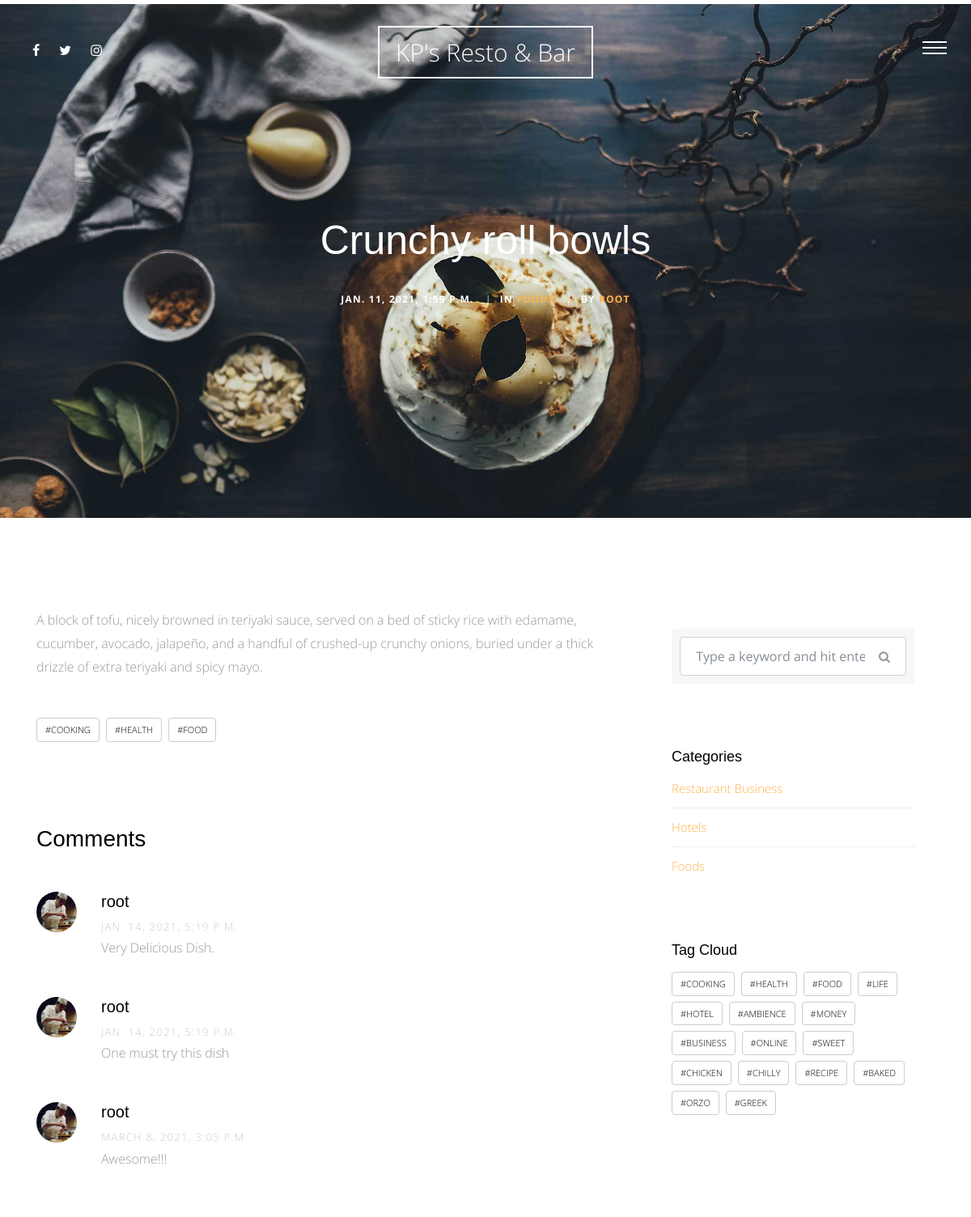
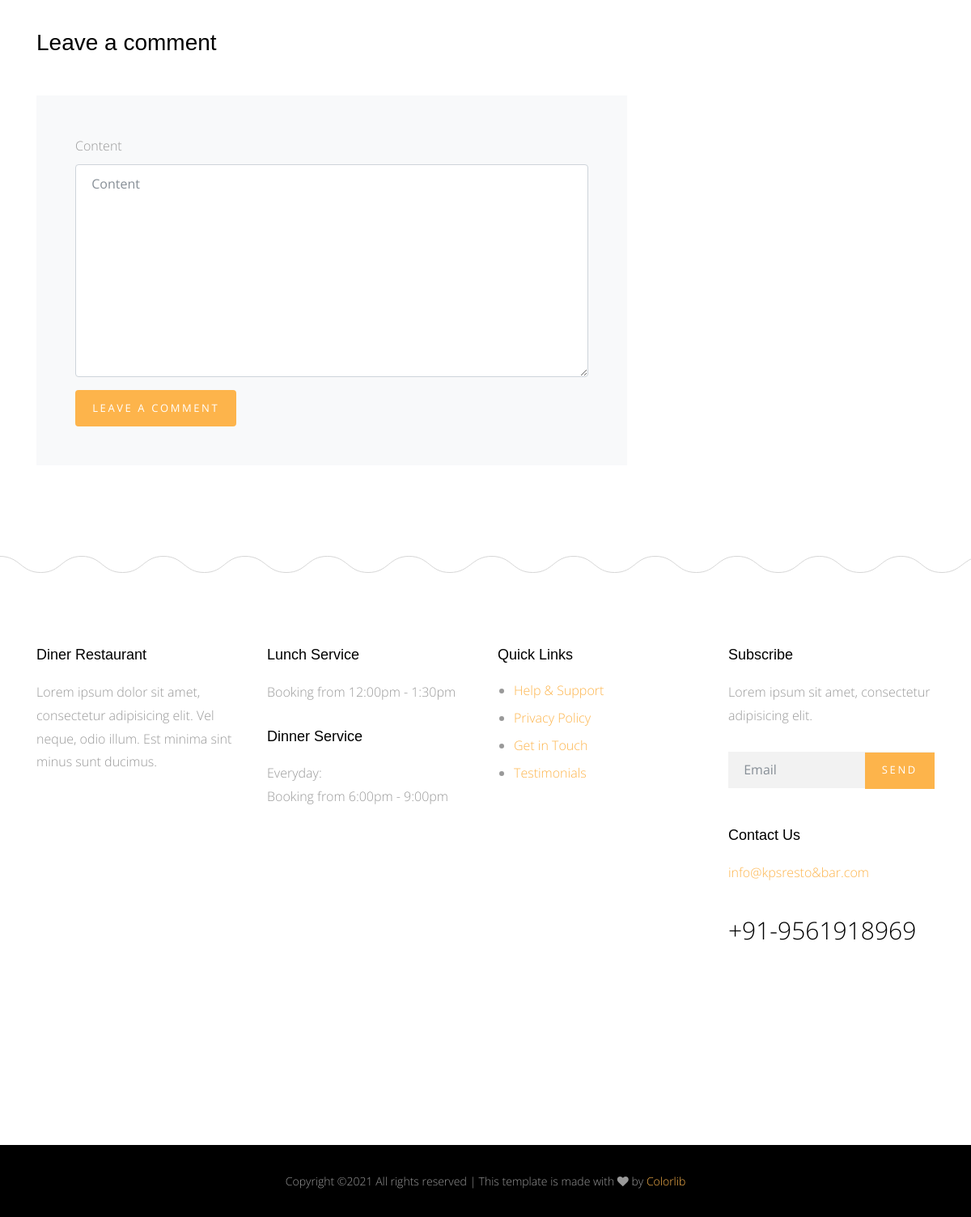
Page /blog/3 on the committed database (2 pictures, top to bottom).
### blog/models.py (models this page shows, shortened)
class Post(models.Model):
    title=models.CharField(max_length=50)
    content=models.TextField()
    author=models.ForeignKey(User , on_delete=models.CASCADE)
    image=models.ImageField(upload_to='blog/',blank=True,null=True)
    tags=TaggableManager(blank=True)
    category=models.ForeignKey('Category' ,null=True, on_delete=models.SET_NULL)
    created=models.DateTimeField(default=timezone.now)
    def __str__(self):
        return self.title

class Category(models.Model):
    category_name=models.CharField(max_length=50)
    class Meta:
        verbose_name='category'
        verbose_name_plural='categories'
    def __str__(self):
        return self.category_name

class Comment(models.Model):
    user = models.ForeignKey(User , on_delete=models.CASCADE)
    post = models.ForeignKey(Post , on_delete=models.CASCADE)
    content = models.TextField()
    created = models.DateTimeField(default=timezone.now)

### blog/views.py (the view, shortened to what this page needs)
# urls.py: path('<int:id>',views.post_detail,name="post_detail"),
def post_detail(request,id):
    post_detail=Post.objects.get(id=id)
    categories=Category.objects.all()
    all_tags= Tag.objects.all()
    comments=Comment.objects.filter(post=post_detail)
    comment_form=CommentForm()
    context={
        'post_detail':post_detail,
        'categories':categories,
        'all_tags':all_tags,
        'comments':comments,
        'comment_form':comment_form,
    }
    return render(request,"blog/post_detail.html",context)

### blog/forms.py
class CommentForm(forms.ModelForm):
    class Meta:
        model=Comment
        fields=['content']

### blog/templates/blog/post_detail.html (shortened to what this page needs)
{% extends 'base.html' %}
{% load static %}
{% load bootstrap4 %}
{% block body %}
<div class="main-wrap">
        <div class="cover_1 cover_sm">
          <div class="img_bg" style="background-image:url({% static 'site_static/img/slider-1.jpg' %})" data-stellar-background-ratio="0.5">
            <div class="container">
              <div class="row align-items-center justify-content-center">
                <div class="col-md-7 text-center" data-aos="fade-up">
                  <h2 class="heading mb-4">{{post_detail}}</h2>
                  <div class="post-info">
                    <div class="date-info">{{post_detail.created}}</div>
                    <div class="category-info"><span class="seperator">|</span>In <a href="#" data-title="View all posts in Lifestyle" title="View all posts in Lifestyle">{{post_detail.category}}</a></div>
                    <div class="author-info"><span class="seperator">|</span>By <a href="#">{{post_detail.author}}</a></div>
                  </div>
                </div>
              </div>
            </div>
          </div>
        </div>
       <div class="section">
          <div class="container">
            <div class="row">
              <div class="col-md-8">
                <p>{{post_detail.content}}</p>
                <div class="tag-widget post-tag-container mb-5 mt-5">
                  <div class="tagcloud">
                  {% for tag in post_detail.tags.all %}
                        <a href="{% url 'blog:post_by_tag' tag %}" class="tag-cloud-link">#{{tag}}</a>
                    {% endfor %}
                  </div>
                </div>
                <div class="pt-5 mt-5">
                  <h3 class="mb-5"> Comments</h3>
                  <ul class="comment-list">
                      {% for comment in comments %}
                      <li class="comment">
                        <div class="vcard bio">
                          <img src="{% static 'site_static/img/person_1.jpg' %}" alt="Image placeholder">
                        </div>
                        <div class="comment-body">
                          <h3>{{comment.user}}</h3>
                          <div class="meta">{{comment.created}}</div>
                          <p>{{comment.content}}</p>
                        </div>
                      </li>
                      {% endfor %}
                  </ul>
                  <div class="comment-form-wrap pt-5">
                    <h3 class="mb-5">Leave a comment</h3>
                    <form method="POST" class="p-5 bg-light">
                    {% bootstrap_form comment_form %}
                    {% buttons %}
                    <button type="submit" class="btn btn-primary">Leave A Comment</button>
                    {% endbuttons %}
                    </form>
                  </div>
                </div>
              </div>
              <div class="col-md-4 sidebar">
                <div class="sidebar-box">
                  <form action="{% url 'blog:post_list' %}" method="GET" class="search-form">
                    <div class="form-group">
                      <span class="icon fa fa-search"></span>
                      <input type="text" class="form-control" name='q' value="{{request.GET.q}}" placeholder="Type a keyword and hit enter">
                    </div>
                  </form>
                </div>
                <div class="sidebar-box">
                  <div class="categories">
                    <h3>Categories</h3>
                    {% for category in categories %}
                    <li><a href="#">{{category}}</a></li>
                    {% endfor %}
                  </div>
                </div>
                <div class="sidebar-box">
                  <h3>Tag Cloud</h3>
                  <div class="tagcloud">
                  {% for tag in all_tags %}
                        <a href="{% url 'blog:post_by_tag' tag %}" class="tag-cloud-link">#{{tag}}</a>
                    {% endfor %}
                  </div>
                </div>
              </div>
            </div>
          </div>
        </div>
      </div>
    {% endblock body %}

### static/site_static/css/style.css (style rules this page uses)
html { overflow-x: hidden; }
body { background: #fff; font-family: "Open Sans", cursive; font-size: 16px; line-height: 1.8; font-weight: 300; color: #999999; }
a { -webkit-transition: .3s all ease; -o-transition: .3s all ease; transition: .3s all ease; text-decoration: none; }
h1, h2, h3, h4, h5 { color: #000; font-family: "Playfair Display", Arial, sans-serif; }
.btn, .form-control { outline: none; }
textarea.form-control { height: inherit; }
.btn { font-size: 13px; text-transform: uppercase; letter-spacing: .2em; }
.btn.btn-primary { color: #fff; border-width: 2px; }
.section { padding: 7em 0; }
.cover_1 { position: relative; }
.cover_1 .img_bg { background-repeat: no-repeat; background-size: cover !important; background-position: center center; }
.cover_1 .img_bg, .cover_1 .img_bg > .container > .row { min-height: 700px; height: 100vh; }
.cover_1.cover_sm .img_bg, .cover_1.cover_sm .img_bg > .container > .row { min-height: 600px; height: 80vh; }
.cover_1 .heading { color: white; font-weight: 300; font-size: 30px; line-height: 1.5; }
@media (min-width: 768px) { .cover_1 .heading { font-size: 50px; line-height: 1.5; } }
.post-info { font-size: 12px; text-transform: uppercase; font-weight: bold; color: #fff; letter-spacing: .1em; }
.post-info > div { display: inline-block; }
.post-info > div .seperator { display: inline-block; margin: 0 10px; opacity: .5; }
.tagcloud a { text-transform: uppercase; display: inline-block; padding: 4px 10px; margin-bottom: 7px; margin-right: 4px; border-radius: 4px; color: #000; border: 1px solid #ccc; font-size: 11px; }
.comment-form-wrap { clear: both; }
.comment-list { padding: 0; margin: 0; }
.comment-list li { padding: 0; margin: 0 0 30px 0; float: left; width: 100%; clear: both; list-style: none; }
.comment-list li .vcard { width: 80px; float: left; }
.comment-list li .vcard img { width: 50px; border-radius: 50%; }
.comment-list li .comment-body { float: right; width: calc(100% - 80px); }
.comment-list li .comment-body h3 { font-size: 20px; }
.comment-list li .comment-body .meta { text-transform: uppercase; font-size: 13px; letter-spacing: .1em; color: #ccc; }
.search-form { background: #f7f7f7; padding: 10px; }
.search-form .form-group { position: relative; }
.search-form .form-group input { padding-right: 50px; }
.search-form .icon { position: absolute; top: 50%; right: 20px; -webkit-transform: translateY(-50%); -ms-transform: translateY(-50%); transform: translateY(-50%); }
.sidebar-box { margin-bottom: 30px; padding: 25px; font-size: 15px; width: 100%; float: left; background: #fff; }
.sidebar-box *:last-child { margin-bottom: 0; }
.sidebar-box h3 { font-size: 18px; margin-bottom: 15px; }
.categories li, .sidelink li { position: relative; margin-bottom: 10px; padding-bottom: 10px; border-bottom: 1px dotted #dee2e6; list-style: none; }
.categories li:last-child, .sidelink li:last-child { margin-bottom: 0; border-bottom: none; padding-bottom: 0; }
.categories li a, .sidelink li a { display: block; }

### rows in the picture
Post: title "Crunchy roll bowls", created "JAN. 11, 2021, 1:59 P.M.", category "FOODS", author "ROOT", content "A block of tofu, nicely browned in teriyaki sauce, served on a bed of sticky rice with edamame, cucumber, avocado, jalapeño, and a handful of crushed-up crunchy onions, buried under a thick drizzle of extra teriyaki and spicy mayo."
Tag: name "COOKING"
Tag: name "HEALTH"
Tag: name "FOOD"
Comment: user "root", created "JAN. 14, 2021, 5:19 P.M.", content "Very Delicious Dish."
Comment: user "root", created "JAN. 14, 2021, 5:19 P.M.", content "One must try this dish"
Comment: user "root", created "MARCH 8, 2021, 3:05 P.M.", content "Awesome!!!"
Category: category_name "Restaurant Business"
Category: category_name "Hotels"
Category: category_name "Foods"
Tag: name "LIFE"
Tag: name "HOTEL"
Tag: name "AMBIENCE"
Tag: name "MONEY"
Tag: name "BUSINESS"
Tag: name "ONLINE"
Tag: name "SWEET"
Tag: name "CHICKEN"
Tag: name "CHILLY"
Tag: name "RECIPE"
Tag: name "BAKED"
Tag: name "ORZO"
Tag: name "GREEK"
